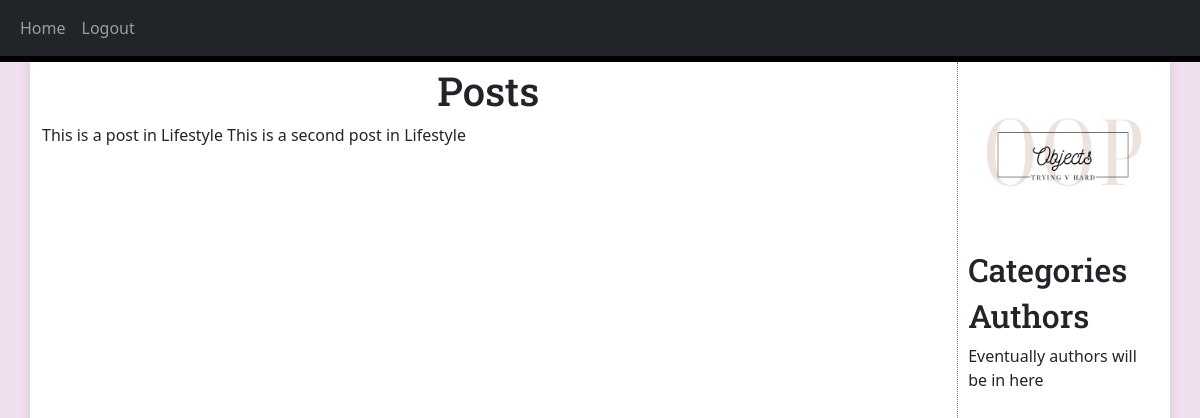
The app's page /lifestyle (signed in) with its own data.
### website/models.py (models this page shows)
class Post(db.Model):
    id = db.Column(db.Integer, primary_key = True)
    title = db.Column(db.String(200),nullable=False)
    category = db.Column(db.String(200))
    text = db.Column(db.Text, nullable = False)
    date_created = db.Column(db.DateTime(timezone=True), default=func.now())
    author = db.Column(db.Integer, db.ForeignKey('user.id', ondelete='CASCADE'), nullable=False)
    comments = db.relationship('Comment', backref='post', passive_deletes=True)
    likes = db.relationship('Like', backref='post', passive_deletes=True)

### website/views.py (the view)
@views.route("/<category>")
@login_required
def cat_search(category):
    posts = Post.query.filter_by(category = category)
    return render_template("cats.html", posts = posts, user=current_user)

### website/__init__.py (called while the page is built)
def create_app():
    app = Flask(__name__)
    app.config['SECRET_KEY'] = "helloworld"
    app.config['SQLALCHEMY_DATABASE_URI'] = f'sqlite:///{DB_NAME}'
    db.init_app(app)
    from .views import views
    from .auth import auth
    app.register_blueprint(views, url_prefix="/")
    app.register_blueprint(auth, url_prefix="/")
    from .models import User, Post, Comment, Like
    with app.app_context():
        db.create_all()
    login_manager = LoginManager() #login_manager new instance of LoginManager class
    login_manager.login_view = "auth.login" # if the user isn't logged in, put them here
    login_manager.init_app(app)
    @login_manager.user_loader
    def load_user(id): #remember if we get this from an input it will be a string
        return User.query.get(int(id)) #hence the casting
    return app

### website/templates/cats.html
{% extends "base.html" %} {% block title %} Posts in {{category}} {% endblock %} {% block content
    %}
    <h1 class="center">Posts</h1>
    {% for post in posts %}
        {{post.title}}
        {% endfor %}
{% endblock %}

### website/static/style.css (style rules this page uses)
body { background-color: rgb(240, 223, 238); }
.center { text-align: center; padding-top: 5px; }
h1,h2 { font-family: 'Roboto Slab', serif; }

### records on screen
Post: title "This is a post in Lifestyle"
Post: title "This is a second post in Lifestyle"
